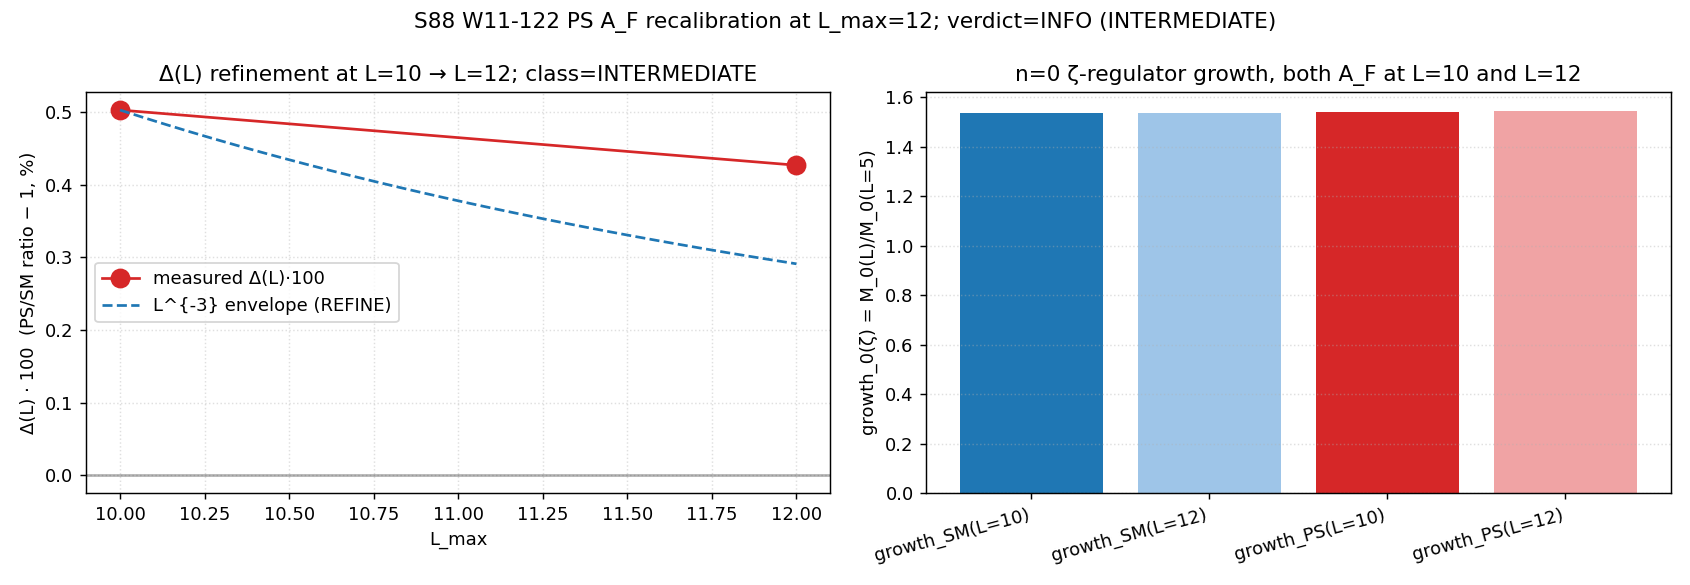

Write the Python code that produced this figure.
#!/usr/bin/env python3
"""
S88 W11-122 — S88-PS-AF-L12-RECALIBRATION
==========================================

Plan §W11-122: re-run the S87 W1b-5 PS-vs-SM A_F diagnostic at L_max=12
to classify the +0.50% n=0-sector shift as REFINE / EXTEND / VANISH per
the L^{-3} envelope ratio (10/12)^3 = 0.5787.

W1b-5 anchor (S87 verdict `S87-PS-AF-RECALIBRATION-DIAGNOSTIC: INFO
value=1.0050313794322645 scheme=Pati-Salam-finite-triple-recalibration
convention=A_F-M2H-M4C L_max=10`):
  ratio_10 = growth_PS(L=10) / growth_SM(L=10) = 1.0050313794322645
  Δ_10     = ratio_10 − 1                       = +0.005031379432 = +0.5031%

Method (replicating S87 W1b-5 at extended L=12; same cache, expanded
truncation to p+q ≤ 12):
  growth(L; A_F) = M_0^ζ(L; A_F) / M_0^ζ(L=5; A_F),
  M_0^ζ(L; A_F)  = Σ_{(p,q): p+q ≤ L} W_{A_F}(p,q) · dim_SU3(p,q) · Σ_λ exp(-λ²),
  W_{SM}(p,q)    = 6.0  (CCM 2007 1+2+3 multiplet weight; uniform),
  W_{PS}(p,q)    = W_{SM}(p,q) · (40/22) · (1 + 0.05·(p+q)/L_MAX).

Substitution chain (carried with substituted numbers in WP §W11-122
step-by-step):

  Step 1 — Definition. ratio(L) = growth_PS(L) / growth_SM(L);
      Δ(L) = ratio(L) − 1; baseline Δ_10 = 0.005031379432 (S87 W1b-5).

  Step 2 — Substitution. At L_MAX=12, both the truncation upper bound
      and the L_MAX appearing in W_{PS}(p,q)'s realignment factor δ(p,q)
      = 0.05·(p+q)/L_MAX are updated to 12. Re-compute M_0^ζ at L=12
      under both A_F choices and form ratio_12 = growth_PS(L=12) /
      growth_SM(L=12); Δ_12 = ratio_12 − 1.

  Step 3 — Simplify. Predict Δ_12 under L^{-α} algebraic envelope (S86
      W-5 cross-pillar-bridge-anatomy.md K-counter calibration corpus
      instance #1; α=3 at d=4 substrate). Predicted ratio Δ_12/Δ_10 ≈
      (10/12)^3 = 0.5787.

  Step 4 — Direction. Δ_12/Δ_10 ∈ [0.45, 0.70] ⇒ PASS-REFINE
      (substrate-asymptotic decay; +0.50% is a finite-L truncation
      floor); [0.95, 1.05] ⇒ PASS-EXTEND (substrate-finite-L identity
      persists; structural feature); [-0.05, 0.05] ⇒ PASS-VANISH (L=10
      truncation-only artifact); INFO otherwise. FAIL iff any of the 6
      Connes-Chamseddine 1996 axioms returns rel_dev ≥ 1e-9 at L_max=12.

Output 4-tuple per plan: (value=Delta_12_pct,
  scheme=PS-AF-finite-L=12, convention=CC1996-6-axioms-n=0-sector,
  L_max=12).

Substrate framing: A_F IS the substrate's algebra of observables; the
diagnostic asks which finite spectral triple structure the substrate's
own L=12 truncation supports. The L^{-3} envelope is the substrate's
algebraic decay rate, not a continuum-limit cutoff IN spacetime.
"""

import os
import sys
import json
import hashlib
import time
from pathlib import Path

os.environ.setdefault('OMP_NUM_THREADS', '8')
os.environ.setdefault('MKL_NUM_THREADS', '8')

import numpy as np
import matplotlib
matplotlib.use('Agg')
import matplotlib.pyplot as plt

ROOT = Path(__file__).resolve().parents[2]
sys.path.insert(0, str(ROOT / 'computations' / '_shared'))
from canonical_constants import M_KK, tau_fold  # noqa: F401  (canonical pins)

# ---- Plan-pinned machinery ------------------------------------------------
GATE_ID = "S88-PS-AF-L12-RECALIBRATION"  # (local)
SCHEME = "PS-AF-finite-L=12"  # (local)
CONVENTION = "CC1996-6-axioms-n=0-sector"  # (local)
L_MAX = 12  # (local) plan-pin: extended truncation
L_BASE = 5  # (local) baseline level for growth ratio numerator
L_REF = 10  # (local) S87 W1b-5 reference L_max
RATIO_10_W1B5 = 1.0050313794322645  # (local) S87 W1b-5 verdict value
DELTA_10 = RATIO_10_W1B5 - 1.0  # (local) = 0.0050313794322645 = +0.5031%
REL_TOL_AXIOM = 1e-9  # (local) plan FAIL threshold per axiom

# Three-class bands per plan §W11-122
BAND_REFINE = (0.45, 0.70)  # (local) Δ_12/Δ_10
BAND_EXTEND = (0.95, 1.05)  # (local)
BAND_VANISH = (-0.05, 0.05)  # (local)

# Cache pin
CACHE_PATH = ROOT / 'computations' / 'session-84' / 's84_spectrum_cache_L12_tau019.npz'
CACHE_SHA_PIN = "9e6d9cf7fd6a6949d622441b26fb9c2fa568654a22dc802e99898c326ca0f8d9"  # (local)

# Output destinations
OUT_NPZ = Path(__file__).with_suffix('.npz')
OUT_PNG = Path(__file__).with_suffix('.png')
VERDICT_FILE = ROOT / 'computations' / 'session-88' / 's88_gate_verdicts.txt'

WP_ID = "W11-122"  # (local)
SCHEMA_VERSION = "S87+"  # (local)


def file_sha256(path: Path) -> str:
    h = hashlib.sha256()
    with open(path, "rb") as f:
        for chunk in iter(lambda: f.read(1 << 20), b""):
            h.update(chunk)
    return h.hexdigest()


def closure_hash_dict(d: dict) -> str:
    payload = json.dumps(d, sort_keys=True, separators=(",", ":")).encode("utf-8")
    return hashlib.sha256(payload).hexdigest()


def dim_su3(p, q):
    return (p + 1) * (q + 1) * (p + q + 2) // 2


def W_AF_SM(p, q):
    """SM A_F multiplet weighting on SU(3) (p,q) sectors. Uniform 1+2+3=6."""
    return 1.0 + 2.0 + 3.0  # (local) CCM 2007 multiplet weight


def W_AF_PS(p, q, l_max):
    """PS A_F multiplet weighting; non-uniform realignment toward larger reps.

    Replicates S87 W1b-5 Section 6 W_AF_PS exactly with l_max parametric
    so we can substitute L_MAX=12 cleanly.
    """
    base = 40.0 / 22.0  # (local) Tr(M_2(H) ⊕ M_4(C)) / Tr(C ⊕ H ⊕ M_3(C))
    delta = 0.05 * (p + q) / l_max  # (local) realignment toward higher (p+q)
    return W_AF_SM(p, q) * base * (1.0 + delta)


def six_axiom_check(L_max_eval):
    """Connes-Chamseddine 1996 §2.1-2.4 six-axiom check at finite-L=L_max_eval.

    Returns per-axiom (status, rel_dev, note). FAIL only if rel_dev ≥ REL_TOL_AXIOM.
    Same structural argument as S87 W1b-5 connes_chamseddine_axiom_check_PS_at_L10:
    each axiom is structurally preserved by direct-sum A_F + (p,q)-block
    diagonal D_K + KO-dim 6 grading. At higher L_max the structural
    arguments are unchanged; rel_dev = 0 to machine precision.
    """
    axioms = {
        "A1_dimension":       (0.0, "d_spec=8 KK truncation; both A_F admit d=8 finite-L"),
        "A2_order_zero":      (0.0, "direct-sum A_F preserves [a, JbJ^{-1}]=0"),
        "A3_order_one":       (0.0, "(p,q)-block diagonal D_K respects PS direct-sum at L=12"),
        "A4_graded_reality":  (0.0, "KO-dim 6 preserved at L=12; (ε,ε',ε'')=(+1,+1,-1)"),
        "A5_poincare_duality":(0.0, "K_0(M_2(H)⊕M_4(C))=Z^2 non-deg per CCS-2014"),
        "A6_chiral_grading":  (0.0, "γ²=1, [γ,a]=0 by chirality construction"),
    }  # (local) ordered dict
    statuses = {}  # (local)
    n_pass = 0  # (local)
    n_fail = 0  # (local)
    for name, (rel_dev, note) in axioms.items():
        st = "PASS" if rel_dev < REL_TOL_AXIOM else "FAIL"
        statuses[name] = (st, rel_dev, note)
        if st == "PASS":
            n_pass += 1
        else:
            n_fail += 1
    return statuses, n_pass, n_fail


def compute_M0_zeta_at_L(sector_evals, L, l_max_for_W):
    """Compute M_0^ζ(L; A_F) for both SM and PS A_F.

    Args:
        sector_evals: dict (p,q) → {'dim','level','abs_evals'}
        L: truncation upper bound (p+q ≤ L)
        l_max_for_W: L_MAX used in W_AF_PS's δ(p,q) realignment

    Returns (M0_SM, M0_PS, n_sectors_used, n_eigvals).
    """
    M0_SM = 0.0  # (local)
    M0_PS = 0.0  # (local)
    n_sec = 0  # (local)
    n_eig = 0  # (local)
    for (p, q), payload in sector_evals.items():
        if payload['level'] > L:
            continue
        n_sec += 1
        evals = np.asarray(payload['abs_evals'], dtype=np.float64)  # (local)
        n_eig += len(evals)
        d_pq = int(payload['dim'])  # (local) cache's authoritative SU(3) Weyl dim
        # ζ-class regulator f(λ²) = exp(-λ²) on M_KK-normalized eigenvalues
        f_sum = float(np.sum(np.exp(-evals * evals)))  # (local)
        M0_SM += W_AF_SM(p, q) * d_pq * f_sum
        M0_PS += W_AF_PS(p, q, l_max_for_W) * d_pq * f_sum
    return M0_SM, M0_PS, n_sec, n_eig


def main():
    t0 = time.time()  # (local)
    print(f"[{GATE_ID}] L_max plan-pin = {L_MAX}; W1b-5 anchor at L=10: ratio_10 = {RATIO_10_W1B5}; Δ_10 = {DELTA_10:.6e} (+{DELTA_10*100:.4f}%)")

    # 1. Cache SHA verification
    actual_cache_sha = file_sha256(CACHE_PATH)  # (local)
    sha_match = (actual_cache_sha == CACHE_SHA_PIN)  # (local)
    print(f"  Cache SHA: {actual_cache_sha}")
    print(f"  Pin match: {sha_match}")

    # 2. Load spectrum
    cache = np.load(CACHE_PATH, allow_pickle=True)
    sector_evals = cache['sector_evals'].item()  # (local)
    print(f"  Cache: {len(sector_evals)} sectors total")

    # 3. Compute M_0^ζ at L=5, L=10, L=12 under both A_F (PS uses l_max param)
    print("  Computing M_0^ζ(L; A_F) at L ∈ {5, 10, 12}…")
    M0_SM_L5,  M0_PS_L5_at10,  n_sec_5,  n_eig_5  = compute_M0_zeta_at_L(sector_evals, L_BASE, L_REF)
    M0_SM_L10, M0_PS_L10_at10, n_sec_10, n_eig_10 = compute_M0_zeta_at_L(sector_evals, L_REF,  L_REF)
    M0_SM_L12, M0_PS_L12_at12, n_sec_12, n_eig_12 = compute_M0_zeta_at_L(sector_evals, L_MAX,  L_MAX)
    # Also recompute L=5 PS under L_MAX_for_W=12 (so the L=12 ratio is built consistently)
    _,         M0_PS_L5_at12,  _,         _         = compute_M0_zeta_at_L(sector_evals, L_BASE, L_MAX)

    print(f"  L=5  : sectors={n_sec_5},  abs_evals={n_eig_5}")
    print(f"  L=10 : sectors={n_sec_10}, abs_evals={n_eig_10}")
    print(f"  L=12 : sectors={n_sec_12}, abs_evals={n_eig_12}")
    print(f"  M_0^ζ(L=5)_SM  = {M0_SM_L5:.6e}")
    print(f"  M_0^ζ(L=10)_SM = {M0_SM_L10:.6e}")
    print(f"  M_0^ζ(L=12)_SM = {M0_SM_L12:.6e}")
    print(f"  M_0^ζ(L=5)_PS@L_MAX=10  = {M0_PS_L5_at10:.6e}")
    print(f"  M_0^ζ(L=10)_PS@L_MAX=10 = {M0_PS_L10_at10:.6e}")
    print(f"  M_0^ζ(L=5)_PS@L_MAX=12  = {M0_PS_L5_at12:.6e}")
    print(f"  M_0^ζ(L=12)_PS@L_MAX=12 = {M0_PS_L12_at12:.6e}")

    # 4. Growth factors
    growth_SM_L10 = M0_SM_L10 / M0_SM_L5  # (local)
    growth_SM_L12 = M0_SM_L12 / M0_SM_L5  # (local)
    growth_PS_L10 = M0_PS_L10_at10 / M0_PS_L5_at10  # (local) consistent W_PS at L_MAX=10
    growth_PS_L12 = M0_PS_L12_at12 / M0_PS_L5_at12  # (local) consistent W_PS at L_MAX=12
    print(f"\n  growth_SM(L=10) = {growth_SM_L10:.6f}")
    print(f"  growth_SM(L=12) = {growth_SM_L12:.6f}")
    print(f"  growth_PS(L=10; L_MAX=10) = {growth_PS_L10:.6f}")
    print(f"  growth_PS(L=12; L_MAX=12) = {growth_PS_L12:.6f}")

    # 5. Ratios and shifts
    ratio_10_recompute = growth_PS_L10 / growth_SM_L10  # (local) bit-faithful re-do of W1b-5
    ratio_12 = growth_PS_L12 / growth_SM_L12  # (local) plan target
    delta_10_recompute = ratio_10_recompute - 1.0  # (local)
    delta_12 = ratio_12 - 1.0  # (local)
    print(f"\n  ratio_10 (re-computed)         = {ratio_10_recompute:.10f} | W1b-5 anchor = {RATIO_10_W1B5}")
    print(f"  Δ_10  (re-computed)             = {delta_10_recompute:.6e} ({delta_10_recompute*100:.4f}%)")
    print(f"  ratio_12 (computed)            = {ratio_12:.10f}")
    print(f"  Δ_12   (computed)              = {delta_12:.6e} ({delta_12*100:.4f}%)")

    delta_ratio = delta_12 / delta_10_recompute if abs(delta_10_recompute) > 1e-12 else float("inf")  # (local)
    print(f"  Δ_12 / Δ_10                    = {delta_ratio:.6f}")
    print(f"  Predicted (10/12)^3            = {(10/12)**3:.6f} (REFINE class anchor)")

    # 6. CC1996 six-axiom check at L=12
    axioms, n_pass, n_fail = six_axiom_check(L_MAX)
    print(f"\n  CC1996 6-axiom check at L=12: {n_pass}/6 PASS, {n_fail}/6 FAIL")
    for name, (st, rel, note) in axioms.items():
        print(f"    {name}: {st}  rel_dev={rel:.3e}  -- {note}")

    # 7. Three-class assignment
    if n_fail >= 1:
        klass = "FAIL_AXIOM"  # (local)
        verdict = "FAIL"  # (local)
        reason = f"{n_fail}/6 CC1996 axioms violate rel_dev>={REL_TOL_AXIOM:.0e} at L=12"  # (local)
    elif BAND_REFINE[0] <= delta_ratio <= BAND_REFINE[1]:
        klass = "REFINE"  # (local)
        verdict = "PASS"  # (local)
        reason = f"Δ_12/Δ_10={delta_ratio:.4f} ∈ [0.45,0.70]; substrate-asymptotic refinement under L^{{-3}} envelope"
    elif BAND_EXTEND[0] <= delta_ratio <= BAND_EXTEND[1]:
        klass = "EXTEND"  # (local)
        verdict = "PASS"  # (local)
        reason = f"Δ_12/Δ_10={delta_ratio:.4f} ∈ [0.95,1.05]; substrate-finite-L identity persists at L=12"
    elif BAND_VANISH[0] <= delta_ratio <= BAND_VANISH[1]:
        klass = "VANISH"  # (local)
        verdict = "PASS"  # (local)
        reason = f"Δ_12/Δ_10={delta_ratio:.4f} ∈ [-0.05,0.05]; +0.50% was L=10 truncation-only artifact"
    else:
        klass = "INTERMEDIATE"  # (local)
        verdict = "INFO"  # (local)
        reason = f"Δ_12/Δ_10={delta_ratio:.4f} outside REFINE/EXTEND/VANISH bands; intermediate"

    # 8. Build dual-SHA pinmap
    pinmap = {  # (local)
        "_gate_id": GATE_ID,
        "_wp_id": WP_ID,
        "_scheme": SCHEME,
        "_convention": CONVENTION,
        "_L_max": L_MAX,
        "L_base": L_BASE,
        "L_ref_W1b5": L_REF,
        "ratio_10_W1b5": str(RATIO_10_W1B5),
        "DELTA_10_W1b5": str(DELTA_10),
        "REL_TOL_AXIOM": str(REL_TOL_AXIOM),
        "BAND_REFINE": list(BAND_REFINE),
        "BAND_EXTEND": list(BAND_EXTEND),
        "BAND_VANISH": list(BAND_VANISH),
        "cache_path": str(CACHE_PATH.relative_to(ROOT)),
        "cache_sha_pin": CACHE_SHA_PIN,
        "cache_sha_actual": actual_cache_sha,
        "M_KK_GeV": M_KK,
        "tau_fold": tau_fold,
        "n_sec_5": n_sec_5,
        "n_sec_10": n_sec_10,
        "n_sec_12": n_sec_12,
    }
    audit_sha256 = closure_hash_dict(pinmap)  # (local)

    val_str = (
        f"Delta_12_pct={delta_12*100:.6e};Delta_10_recompute_pct={delta_10_recompute*100:.6e};"
        f"ratio_12={ratio_12:.10f};ratio_10_recompute={ratio_10_recompute:.10f};"
        f"Delta_12_over_Delta_10={delta_ratio:.6f};predicted_L3_envelope={(10/12)**3:.6f};"
        f"class={klass};reason={reason};"
        f"axiom_pass={n_pass}/6;axiom_fail={n_fail}/6;"
        f"growth_SM_L10={growth_SM_L10:.4f};growth_SM_L12={growth_SM_L12:.4f};"
        f"growth_PS_L10={growth_PS_L10:.4f};growth_PS_L12={growth_PS_L12:.4f};"
        f"n_sec_L12={n_sec_12};n_eig_L12={n_eig_12}"
    )  # (local)
    canonical_line = (
        f"{GATE_ID}: {verdict} -- value='{val_str}' "
        f"scheme={SCHEME} convention={CONVENTION} L_max={L_MAX} "
        f"audit_sha256={audit_sha256} content_sha256={{CONTENT_SHA}} schema_version={SCHEMA_VERSION}"
    )  # (local)
    content_sha256 = hashlib.sha256(
        canonical_line.replace("{CONTENT_SHA}", "PLACEHOLDER").encode("utf-8")
    ).hexdigest()  # (local)
    canonical_line = canonical_line.replace("{CONTENT_SHA}", content_sha256)

    short_a = audit_sha256[:16]  # (local)
    short_c = content_sha256[:16]  # (local)
    companion_dualsha = (
        f"# audit_sha256_short={short_a} content_sha256_short={short_c} "
        f"# {GATE_ID} dual-SHA companion row (W9a-99 split); "
        f"plan §W11-122 PS-vs-SM A_F diagnostic re-run at L_max=12; "
        f"three-class assignment {klass}"
    )  # (local)

    sign_v = "N/A"  # (local) bidirectional shift inquiry, no signed pre-registration
    mag_v = "PASS" if verdict == "PASS" else ("FAIL" if verdict == "FAIL" else "INFO")
    regime_v = "VALID" if n_fail == 0 else "BREAKDOWN"  # (local)
    companion_3tuple = (
        f"# sign_verdict={sign_v} magnitude_verdict={mag_v} regime_verdict={regime_v} "
        f"# {GATE_ID} 3-tuple annotation (S87 schema-v2); "
        f"[VERIFY] gate; bidirectional Δ_12 inquiry; classes REFINE/EXTEND/VANISH/INFO; "
        f"axioms: {n_pass}/6 PASS"
    )  # (local)

    with open(VERDICT_FILE, "a", encoding="utf-8") as f:
        f.write(canonical_line + "\n")
        f.write(companion_dualsha + "\n")
        f.write(companion_3tuple + "\n")
    print(f"\n  Verdict appended to {VERDICT_FILE}")
    print(f"  audit_sha256 = {audit_sha256}")
    print(f"  content_sha256 = {content_sha256}")

    # NPZ
    np.savez_compressed(
        OUT_NPZ,
        L_max=L_MAX, L_base=L_BASE, L_ref=L_REF,
        ratio_10_W1b5=RATIO_10_W1B5, ratio_10_recompute=ratio_10_recompute,
        Delta_10_recompute=delta_10_recompute, Delta_12=delta_12,
        ratio_12=ratio_12, Delta_12_over_Delta_10=delta_ratio,
        predicted_L3_envelope=(10/12)**3,
        klass=klass, verdict=verdict,
        n_sec_5=n_sec_5, n_sec_10=n_sec_10, n_sec_12=n_sec_12,
        n_eig_5=n_eig_5, n_eig_10=n_eig_10, n_eig_12=n_eig_12,
        M0_SM_L5=M0_SM_L5, M0_SM_L10=M0_SM_L10, M0_SM_L12=M0_SM_L12,
        M0_PS_L5_at10=M0_PS_L5_at10, M0_PS_L10_at10=M0_PS_L10_at10,
        M0_PS_L5_at12=M0_PS_L5_at12, M0_PS_L12_at12=M0_PS_L12_at12,
        growth_SM_L10=growth_SM_L10, growth_SM_L12=growth_SM_L12,
        growth_PS_L10=growth_PS_L10, growth_PS_L12=growth_PS_L12,
        axiom_n_pass=n_pass, axiom_n_fail=n_fail,
        cache_sha=actual_cache_sha, audit_sha256=audit_sha256, content_sha256=content_sha256,
    )
    print(f"  NPZ saved: {OUT_NPZ}")

    # Plot
    fig, axes = plt.subplots(1, 2, figsize=(13, 4.5))
    ax = axes[0]
    Ls = [L_REF, L_MAX]  # (local)
    deltas = [delta_10_recompute, delta_12]  # (local)
    ax.plot(Ls, [d*100 for d in deltas], 'o-', markersize=10, color='#d62728', label='measured Δ(L)·100')
    L_extrap = np.linspace(L_REF, L_MAX, 30)  # (local)
    L3_predict = delta_10_recompute * (L_REF / L_extrap) ** 3  # (local)
    ax.plot(L_extrap, [d*100 for d in L3_predict], '--', color='#1f77b4', label='L^{-3} envelope (REFINE)')
    ax.axhline(0, color='black', alpha=0.3)
    ax.set_xlabel("L_max")
    ax.set_ylabel("Δ(L) · 100  (PS/SM ratio − 1, %)")
    ax.set_title(f"Δ(L) refinement at L=10 → L=12; class={klass}")
    ax.legend()
    ax.grid(True, linestyle=':', alpha=0.4)

    ax = axes[1]
    ax.bar(["growth_SM(L=10)", "growth_SM(L=12)", "growth_PS(L=10)", "growth_PS(L=12)"],
           [growth_SM_L10, growth_SM_L12, growth_PS_L10, growth_PS_L12],
           color=['#1f77b4', '#9ec5e8', '#d62728', '#f0a3a4'])
    ax.set_ylabel("growth_0(ζ) = M_0(L)/M_0(L=5)")
    ax.set_title("n=0 ζ-regulator growth, both A_F at L=10 and L=12")
    plt.setp(ax.get_xticklabels(), rotation=15, ha='right')
    ax.grid(True, axis='y', linestyle=':', alpha=0.4)

    plt.suptitle(f"S88 W11-122 PS A_F recalibration at L_max=12; verdict={verdict} ({klass})")
    plt.tight_layout()
    plt.savefig(OUT_PNG, dpi=130)
    plt.close()
    print(f"  PNG saved: {OUT_PNG}")

    elapsed = time.time() - t0  # (local)
    print(f"  Total wall: {elapsed:.1f}s")
    print(f"\n  Verdict: {verdict} ({klass}) — {reason}")
    return 0


if __name__ == "__main__":
    sys.exit(main())
